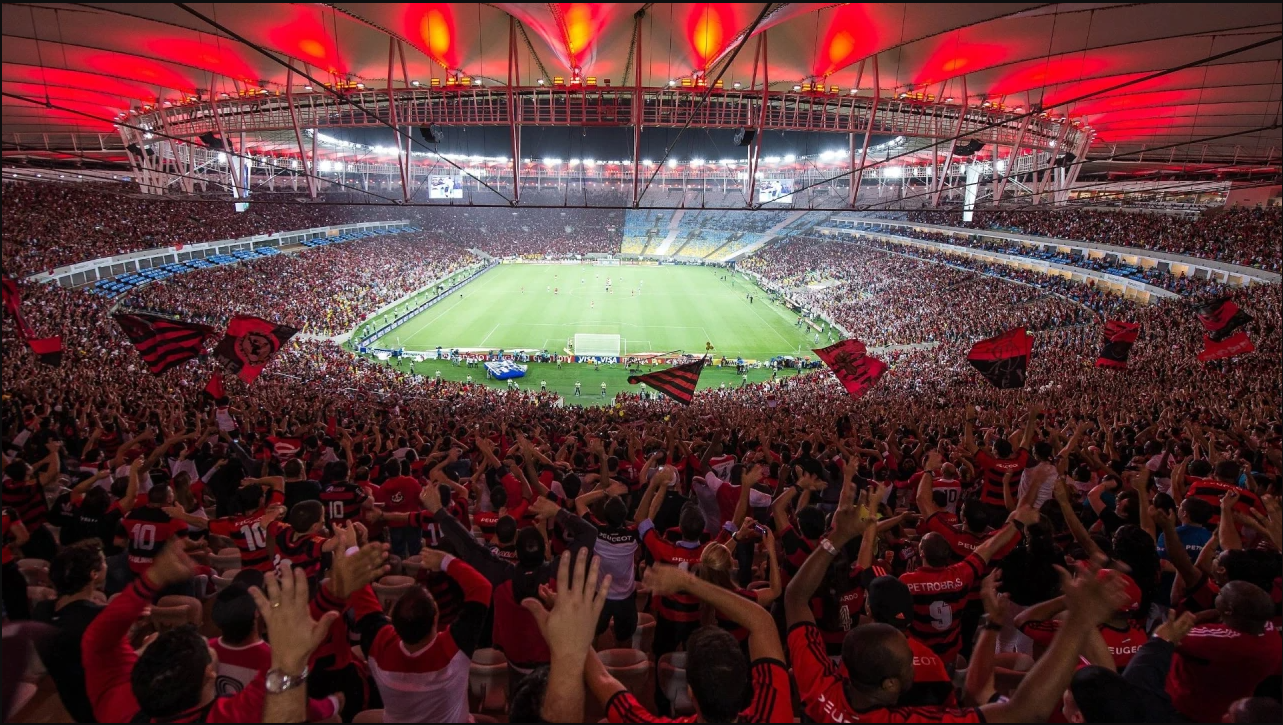
#> input picture aula05_23/maraca-framengo.png, 1283 x 725 px, found by its file name
$ python histograma3.py
#> lines starting #> are read from the running program, lines starting #| are printed output that depends on the picture
from matplotlib import pyplot as plt
import cv2
import numpy as np

img = cv2.imread('aula05_23/maraca-framengo.png')
#> img is the input picture: shape (725, 1283, 3); mean B, G, R 55.5, 55.6, 91.4
img = cv2.cvtColor(img, cv2.COLOR_BGR2GRAY)
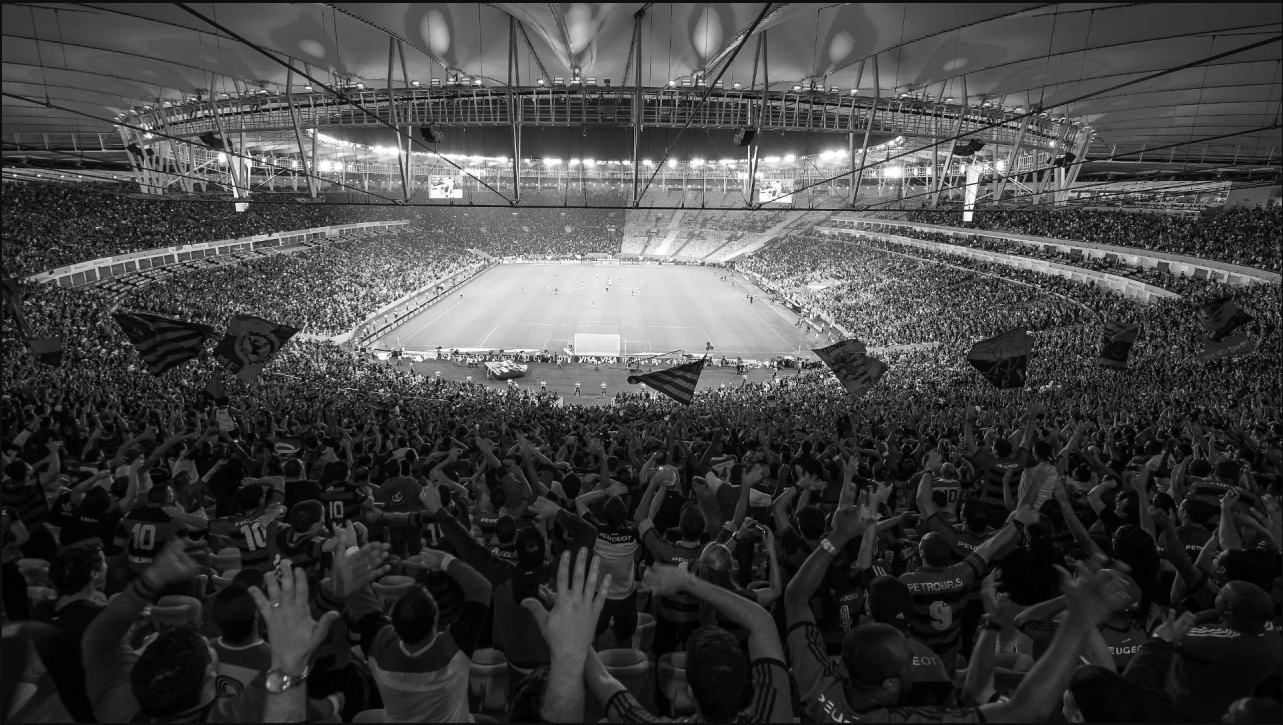
#> img: shape (725, 1283); min 0, max 255, mean 66.3
h_eq = cv2.equalizeHist(img)
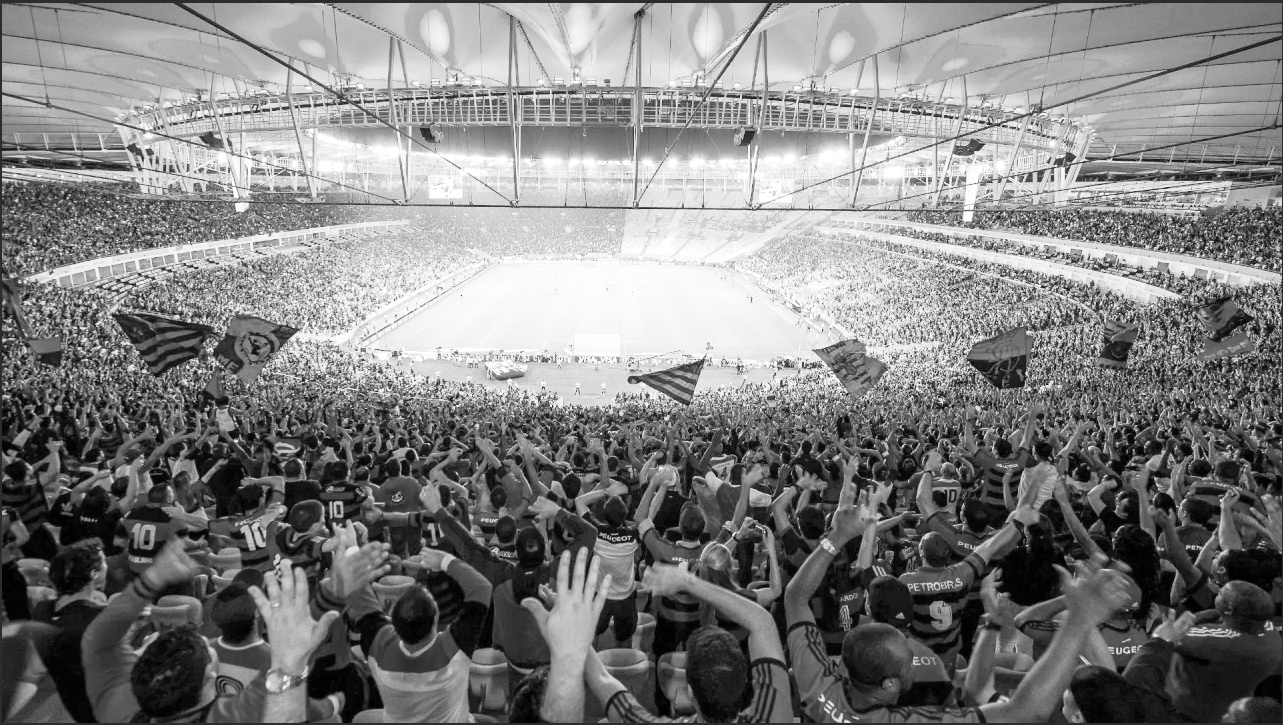
#> h_eq: shape (725, 1283); min 0, max 255, mean 128.4
plt.figure()
plt.title("Histograma Equalizado")
plt.xlabel("Intensidade")
plt.ylabel("Qtde de Pixels")
plt.hist(h_eq.ravel(), 256, [0,256])
plt.xlim([0, 256])
plt.show()
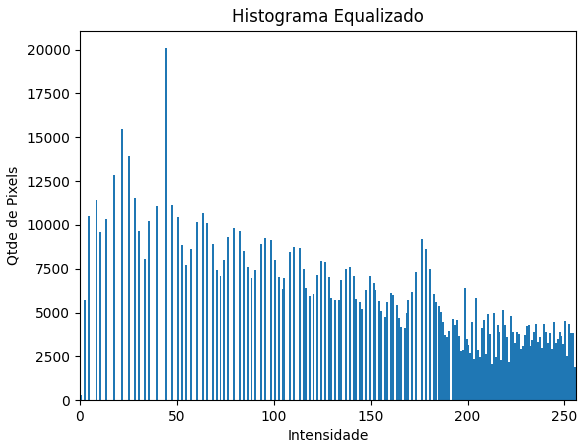
#> figure drawn by matplotlib, 1 panel; tallest bar 20075 high, from x = 44 to 45
plt.figure()
plt.title("Histograma Original")
plt.xlabel("Intensidade")
plt.ylabel("Qtde de Pixels")
plt.hist(img.ravel(), 256, [0,256])
plt.xlim([0, 256])
plt.show()
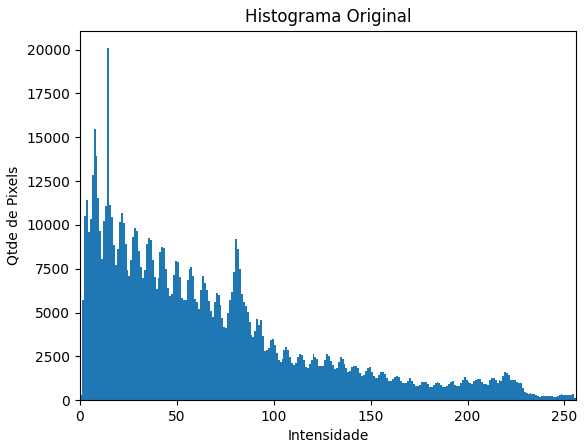
#> figure drawn by matplotlib, 1 panel; tallest bar 20075 high, from x = 14 to 15
cv2.waitKey(0)
